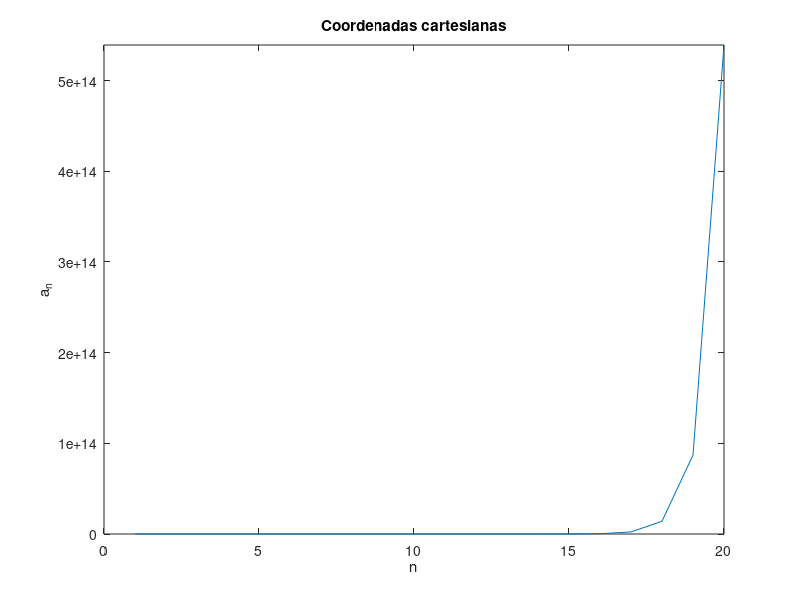

Here is the MATLAB script that generated this plot:
% Cálculo de los primeros 20 términos de la secuencia a_n
a = zeros(1,20);
a(1) = -2;
a(2) = 1;
for n = 3:20
    a(n) = -5 * a(n-2) + 7 * a(n-1);
end

% Coordenadas x e y
x = 1:20;
y = a;

% Graficar las coordenadas cartesianas
plot(x, y)
ylim([-2, max(a)])
xlim([0, 20])

% Etiquetas de los ejes
xlabel('n')
ylabel('a_n')

% Título del gráfico
title('Coordenadas cartesianas')
